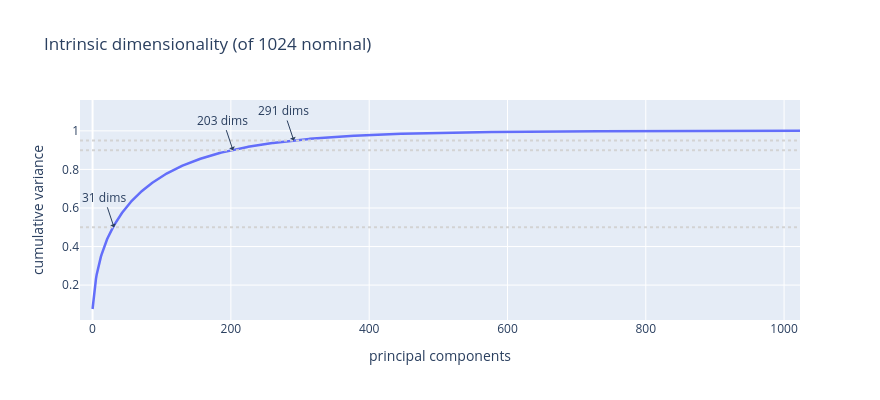

Write notebook code for a chart like this one.
### Markdown cell above
Note what the middle row says in both spaces: **`within_nikaya` sits essentially on top of
`cross_nikaya`.** Knowing that two chunks come from the same collection tells you almost
nothing about whether they are similar. The Dīgha/Majjhima division is editorial — it
sorts discourses by *length*, not subject — and the embedding space confirms it carries no
semantic weight.

### Code cell
curve = geometry.pca_curve(vectors)

fig = go.Figure(go.Scatter(y=curve["cumulative"], mode="lines", line=dict(width=2.5)))
for frac, dims in [(0.50, curve["dims_50"]), (0.90, curve["dims_90"]), (0.95, curve["dims_95"])]:
    fig.add_hline(y=frac, line_dash="dot", line_color="lightgrey")
    fig.add_annotation(x=dims, y=frac, text=f"{dims} dims", showarrow=True, arrowhead=1)
fig.update_layout(title=f"Intrinsic dimensionality (of {vectors.shape[1]} nominal)",
                  xaxis_title="principal components", yaxis_title="cumulative variance",
                  width=880, height=400, showlegend=False)
fig.show()

print(f"50% of variance in {curve['dims_50']} dims | 90% in {curve['dims_90']} "
      f"| 95% in {curve['dims_95']} | nominal {vectors.shape[1]}")

### Figure 1 — Plotly figure (JSON) as saved in the notebook; plotly's stock layout.template omitted (floating-point values rounded to 4 significant figures; data arrays with more than 128 entries replaced by an {"elided": "..."} marker saying what was removed)
{"data": [{"line": {"width": 2.5}, "mode": "lines", "type": "scatter", "y": {"elided": "1024 float values"}}], "layout": {"annotations": [{"arrowhead": 1, "showarrow": true, "text": "31 dims", "x": 31, "y": 0.5}, {"arrowhead": 1, "showarrow": true, "text": "203 dims", "x": 203, "y": 0.9}, {"arrowhead": 1, "showarrow": true, "text": "291 dims", "x": 291, "y": 0.95}], "height": 400, "shapes": [{"line": {"color": "lightgrey", "dash": "dot"}, "type": "line", "x0": 0, "x1": 1, "xref": "x domain", "y0": 0.5, "y1": 0.5, "yref": "y"}, {"line": {"color": "lightgrey", "dash": "dot"}, "type": "line", "x0": 0, "x1": 1, "xref": "x domain", "y0": 0.9, "y1": 0.9, "yref": "y"}, {"line": {"color": "lightgrey", "dash": "dot"}, "type": "line", "x0": 0, "x1": 1, "xref": "x domain", "y0": 0.95, "y1": 0.95, "yref": "y"}], "showlegend": false, "title": {"text": "Intrinsic dimensionality (of 1024 nominal)"}, "width": 880, "xaxis": {"title": {"text": "principal components"}}, "yaxis": {"title": {"text": "cumulative variance"}}}}
